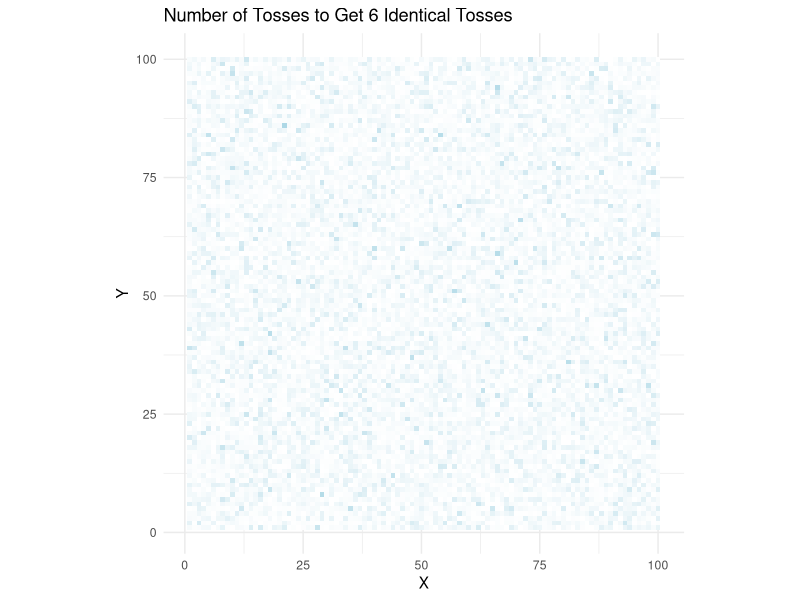
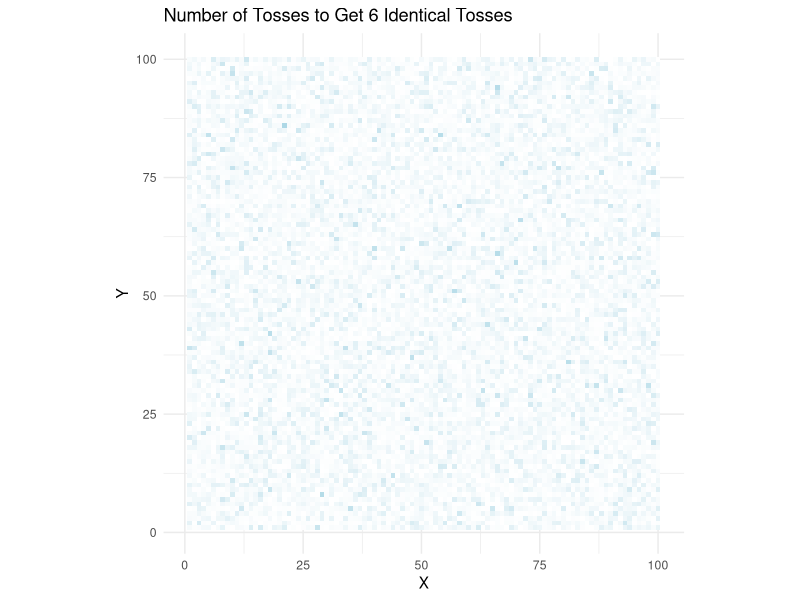

Recreate these plots in R, in order.
## ---- chunk 1

# install.packages("ggplot2")

library(ggplot2)


num_simulations <- 10000


results <- replicate(num_simulations, {
  tosses <- replicate(6, sample(c("Heads", "Tails"), 1))
  run <- 1
  while (!all(tosses == tosses[1])) {
    tosses <- c(tosses[-1], sample(c("Heads", "Tails"), 1))
    run <- run + 1
  }
  run
})

df <- data.frame(X = rep(1:sqrt(num_simulations), sqrt(num_simulations)),
                 Y = rep(1:sqrt(num_simulations), each = sqrt(num_simulations)),
                 Run = results)


ggplot(df, aes(x = X, y = Y, fill = Run)) +
  geom_tile() +
  scale_fill_gradient(low = "white", high = "lightblue") +
  labs(title = "Number of Tosses to Get 6 Identical Tosses",
       x = "X",
       y = "Y") +
  theme_minimal() +
  theme(legend.position = "none") +
  coord_fixed(ratio = 1)


ggsave("coin_toss_simulation.png", width = 10, height = 10, dpi = 100)

